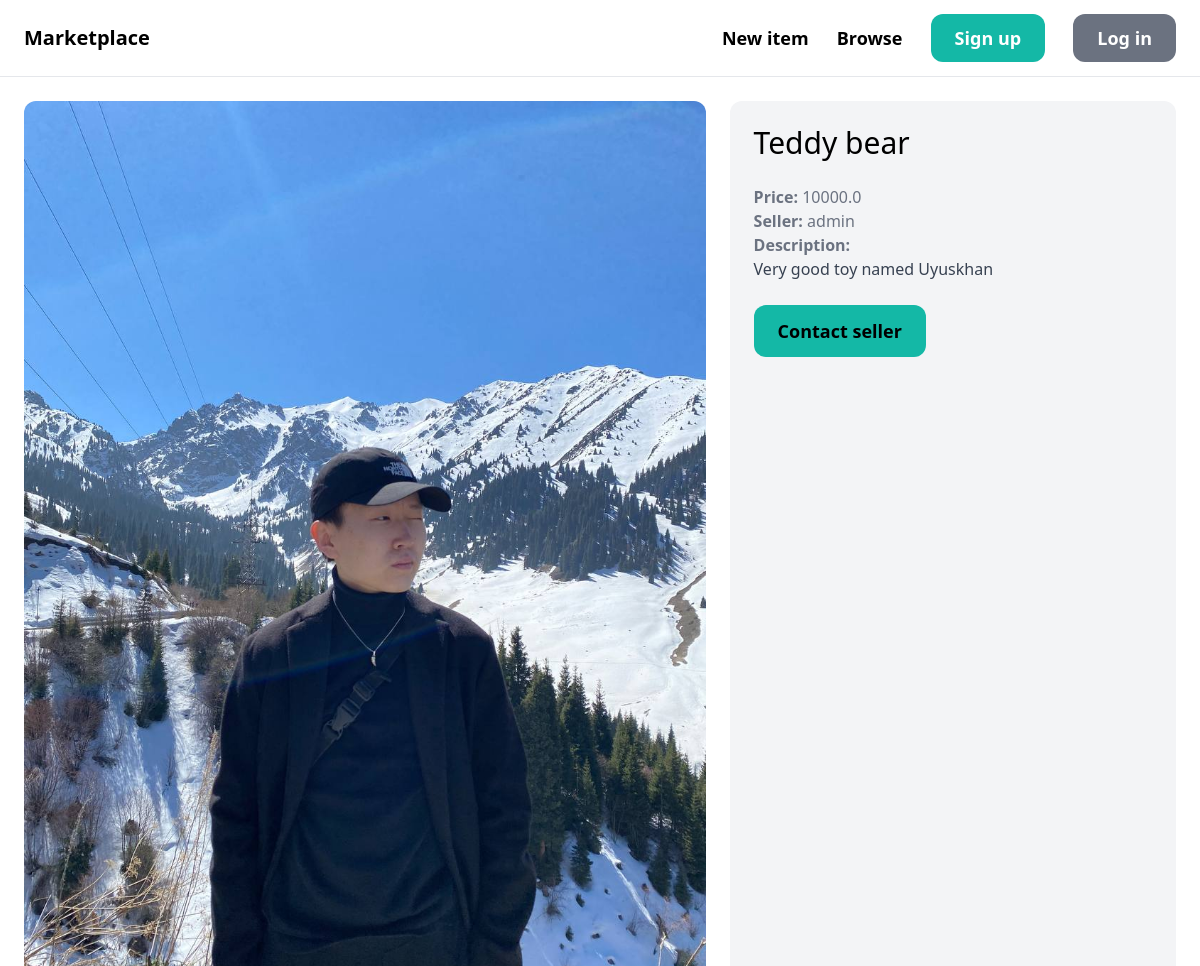
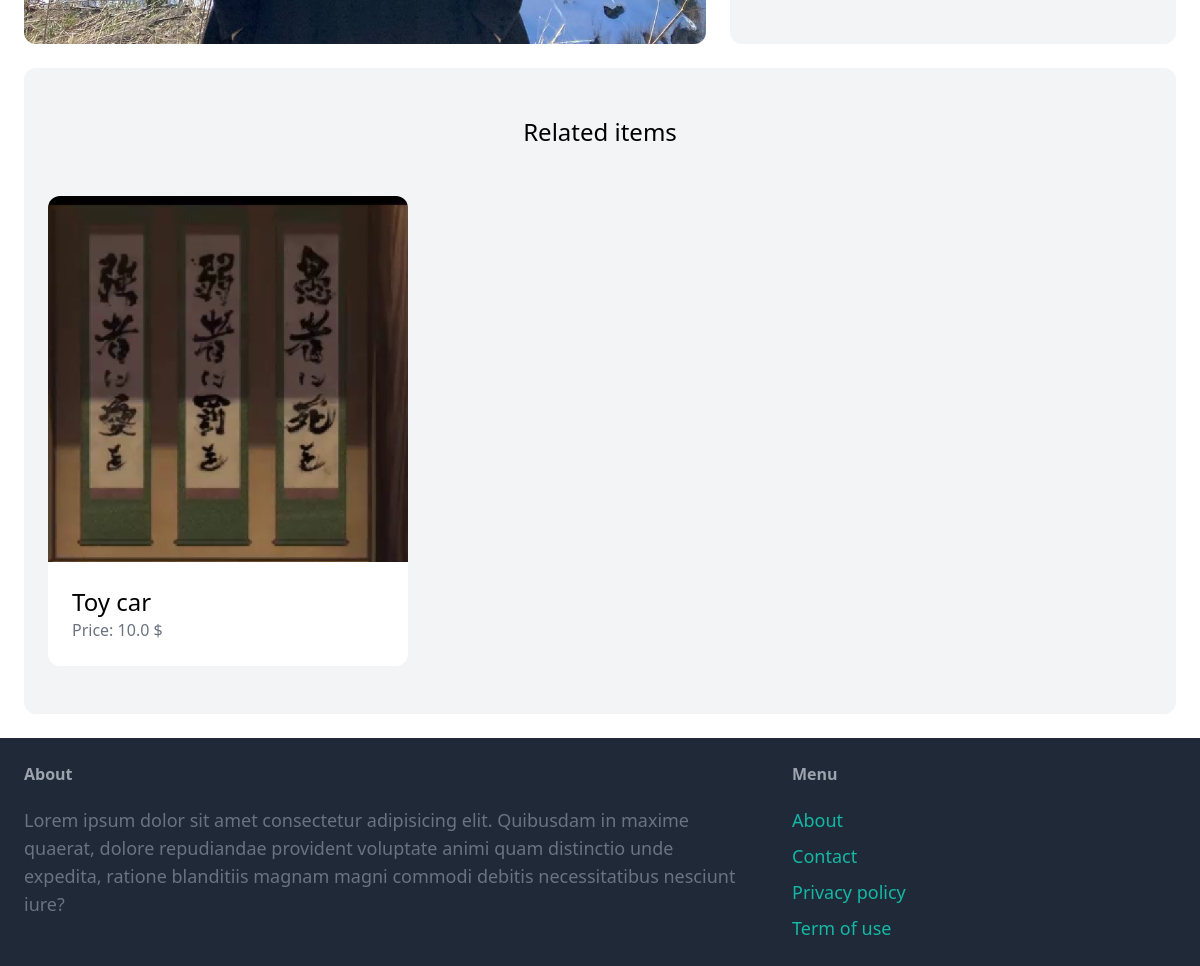
Page /items/1/ on the committed database (2 pictures, top to bottom).
### item/models.py (models this page shows, shortened)
class Item(models.Model):
    category = models.ForeignKey(Category, related_name='items', on_delete=models.CASCADE)
    name = models.CharField(max_length=250)
    description = models.TextField(blank=True, null=True)
    price = models.FloatField()
    image = models.ImageField(upload_to='item_images', blank=True, null=True)
    is_sold = models.BooleanField(default=False)
    created_by = models.ForeignKey(User, related_name='items', on_delete=models.CASCADE)
    created_at = models.DateTimeField(auto_now_add=True)

### item/views.py (the view)
# urls.py: path('<int:pk>/', views.detail, name='detail'),
def detail(request, pk):
    item = get_object_or_404(Item, pk=pk)
    related_items = Item.objects.filter(category=item.category, is_sold=False).exclude(pk=pk)[0:3]
    return render(request, 'item/detail.html', {
        'item': item,
        'related_items': related_items,
    })

### templates/item/detail.html (shortened to what this page needs)
{% extends 'core/base.html' %}
{% block content %}
<div class="grid grid-cols-5 gap-6">
    <div class="col-span-3">
        <img src="{{ item.image.url }}" class="rounded-xl" alt="">
    </div>
    <div class="col-span-2 p-6 bg-gray-100 rounded-xl">
        <h1 class="mb-6 text-3xl"> {{ item.name }} </h1>
        <p class="text-gray-500"><strong>Price: </strong> {{ item.price }}</p>
        <p class="text-gray-500"><strong>Seller: </strong> {{ item.created_by.username }}</p>
        {% if item.description %}
            <p class="text-gray-700">
                <strong class="text-gray-500">Description:</strong><br>
                {{ item.description }}
            </p>
        {% endif %}
        {% if request.user == item.created_by %}
            <div class="mt-6 p-6 bg-white rounded-xl">
                <p>This is your item!</p>
                <a href="{% url 'item:edit' item.id %}" class="inline-block mt-6 px-6 py-3 text-lg font-semibold bg-teal-500 text-white rounded-xl">Edit</a>
                <a href="{% url 'item:delete' item.id %}" class="inline-block mt-6 px-6 py-3 text-lg font-semibold bg-red-500 text-white rounded-xl">Delete</a>
            </div>
        {% else %}
        <a href="{% url 'conversation:new' item.id %}" class="inline-block mt-6 px-6 py-3 text-lg font-semibold bg-teal-500 text-hite rounded-xl hover:bg-teal-700">Contact seller</a>
        {% endif %}
    </div>
</div>
<div class="mt-6 px-6 py-12 bg-gray-100 rounded-xl">
    <h2 class="mb-12 text-2xl text-center">Related items</h2>
    <div class="grid grid-cols-3 gap-3">
        {% for item in related_items %}
            <div>
                <a href="{% url 'item:detail' item.id %}">
                    <div>
                        <img src="{{ item.image.url }}" class="rounded-t-xl" alt="">
                    </div>
                    <div class="p-6 bg-white rounded-b-xl">
                        <h2 class="text-2xl"> {{ item.name }}</h2>
                        <p class="text-gray-500">Price: {{ item.price }} $</p>
                    </div>
                </a>
            </div>
        {% endfor %}
    </div>
</div>
{% endblock content %}

### rows in the picture
Item: image (picture), name "Teddy bear", price "10000.0", created_by.username "admin", description "Very good toy named Uyuskhan"
Item: image (picture), name "Toy car", price "10.0"
